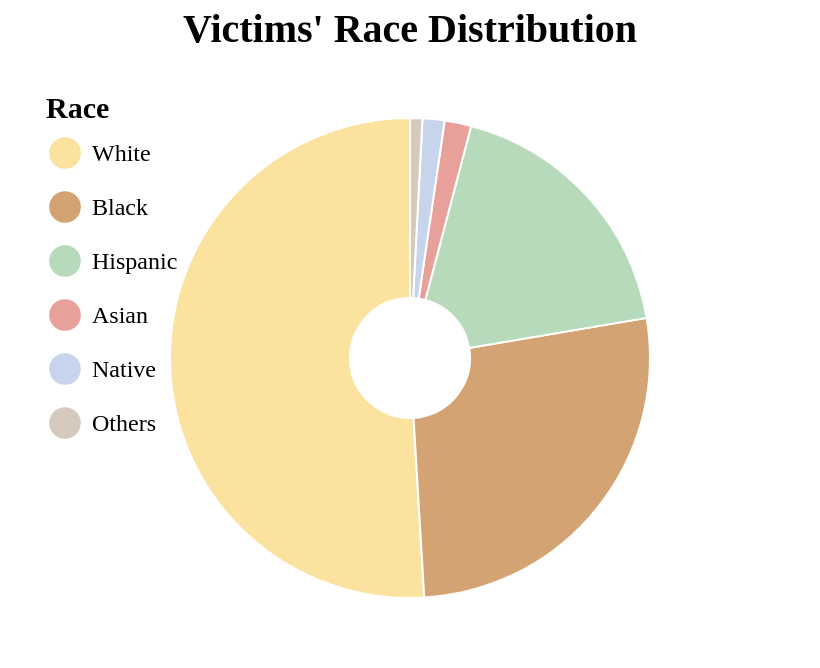

Write a Vega-Lite specification for this figure.
### Vega-Lite specification from a JSON file in a GitHub repository (floating-point values rounded to 4 significant figures)
{"$schema": "https://vega.github.io/schema/vega-lite/v5.json", "width": 400, "height": 300, "background": null, "data": {"values": [{"category": "White", "value": 2583, "percentage": 0.5095}, {"category": "Black", "value": 1355, "percentage": 0.2673}, {"category": "Hispanic", "value": 924, "percentage": 0.1822}, {"category": "Asian", "value": 91, "percentage": 0.01795}, {"category": "Native", "value": 75, "percentage": 0.01479}, {"category": "Others", "value": 42, "percentage": 0.008284}]}, "title": {"text": "Victims' Race Distribution", "fontSize": 20, "font": "Century"}, "encoding": {"theta": {"field": "value", "type": "quantitative", "stack": true}, "color": {"field": "category", "type": "nominal", "scale": {"domain": ["White", "Black", "Hispanic", "Asian", "Native", "Others"], "range": ["#fbe29f", "#d4a373", "#b7dabb", "#e8a09a", "#c7d4eb", "#d6c9bd"]}, "legend": {"title": "Race", "orient": "top-left", "titleFont": "Century", "labelFont": "Century", "titleFontSize": 15, "labelFontSize": 12, "symbolSize": 300}}, "tooltip": [{"field": "category", "type": "nominal", "title": "Race"}, {"field": "value", "type": "quantitative", "title": "Victims"}, {"field": "percentage", "type": "quantitative", "title": "Percentage", "format": ".2%"}]}, "layer": [{"mark": {"type": "arc", "innerRadius": 30, "outerRadius": 120, "stroke": "white"}}]}
